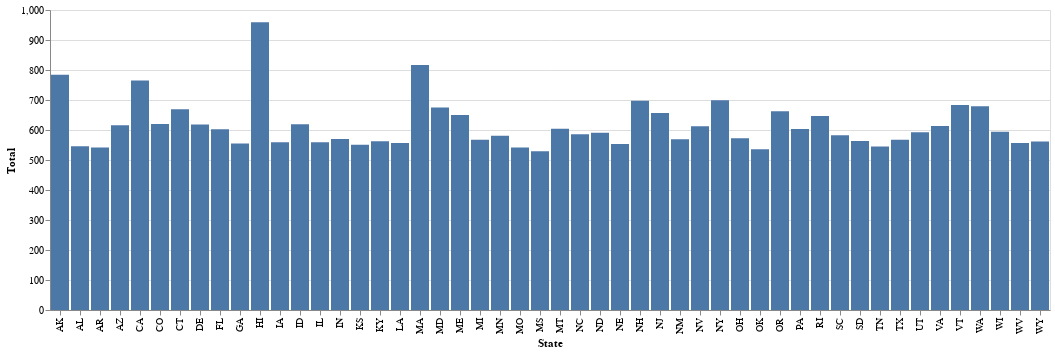

Notebook source saved alongside this figure:
### Code cell
import altair as alt
alt.Chart(df_costliving).mark_bar().encode(x='State', y='Total')

### Figure 1 — Vega-Lite specification as saved in the notebook (floating-point values rounded to 4 significant figures)
{"config": {"view": {"continuousWidth": 400, "continuousHeight": 300}}, "data": {"name": "data-6a9d3db212491338337af21b70376524"}, "mark": "bar", "encoding": {"x": {"field": "State", "type": "nominal"}, "y": {"field": "Total", "type": "quantitative"}}, "$schema": "https://vega.github.io/schema/vega-lite/v4.17.0.json", "datasets": {"data-6a9d3db212491338337af21b70376524": [{"Rank": 1.0, "State": "MS", "Conversion": 85.3, "Grocery": 97.1, "Housing": 68.6, "Utilities": 86.1, "Transportation": 88.6, "Health": 97.6, "Misc.": 91.0, "Total": 529.0}, {"Rank": 2.0, "State": "OK", "Conversion": 86.0, "Grocery": 93.8, "Housing": 68.0, "Utilities": 98.2, "Transportation": 92.3, "Health": 91.8, "Misc.": 91.5, "Total": 535.6}, {"Rank": 3.0, "State": "KS", "Conversion": 87.7, "Grocery": 96.8, "Housing": 69.4, "Utilities": 107.5, "Transportation": 88.3, "Health": 97.1, "Misc.": 91.9, "Total": 551.0}, {"Rank": 4.0, "State": "MO", "Conversion": 88.4, "Grocery": 94.8, "Housing": 77.2, "Utilities": 97.7, "Transportation": 90.3, "Health": 89.9, "Misc.": 91.6, "Total": 541.5}, {"Rank": 5.0, "State": "AL", "Conversion": 88.8, "Grocery": 96.4, "Housing": 70.4, "Utilities": 103.6, "Transportation": 92.0, "Health": 86.9, "Misc.": 96.2, "Total": 545.5}, {"Rank": 6.0, "State": "IA", "Conversion": 89.7, "Grocery": 96.8, "Housing": 72.4, "Utilities": 94.5, "Transportation": 100.6, "Health": 99.7, "Misc.": 95.4, "Total": 559.4}, {"Rank": 7.0, "State": "NE", "Conversion": 90.1, "Grocery": 95.2, "Housing": 78.4, "Utilities": 85.7, "Transportation": 101.8, "Health": 97.1, "Misc.": 94.8, "Total": 553.0}, {"Rank": 8.0, "State": "WV", "Conversion": 90.3, "Grocery": 97.7, "Housing": 70.9, "Utilities": 94.5, "Transportation": 97.8, "Health": 97.0, "Misc.": 99.0, "Total": 556.9}, {"Rank": 9.0, "State": "AR", "Conversion": 90.3, "Grocery": 95.4, "Housing": 76.3, "Utilities": 91.8, "Transportation": 92.2, "Health": 87.2, "Misc.": 99.1, "Total": 542.0}, {"Rank": 10.0, "State": "TN", "Conversion": 90.4, "Grocery": 97.8, "Housing": 82.9, "Utilities": 93.2, "Transportation": 90.0, "Health": 88.1, "Misc.": 92.8, "Total": 544.8}, {"Rank": 11.0, "State": "IL", "Conversion": 90.8, "Grocery": 97.5, "Housing": 78.3, "Utilities": 90.9, "Transportation": 102.4, "Health": 95.4, "Misc.": 94.3, "Total": 558.8}, {"Rank": 12.0, "State": "GA", "Conversion": 91.0, "Grocery": 98.9, "Housing": 78.5, "Utilities": 84.4, "Transportation": 94.5, "Health": 101.4, "Misc.": 97.2, "Total": 554.9}, {"Rank": 13.0, "State": "IN", "Conversion": 91.5, "Grocery": 98.0, "Housing": 77.0, "Utilities": 105.4, "Transportation": 95.7, "Health": 98.9, "Misc.": 94.7, "Total": 569.7}, {"Rank": 14.0, "State": "LA", "Conversion": 92.0, "Grocery": 95.1, "Housing": 84.7, "Utilities": 85.3, "Transportation": 97.2, "Health": 97.9, "Misc.": 96.3, "Total": 556.5}, {"Rank": 15.0, "State": "MI", "Conversion": 92.7, "Grocery": 97.4, "Housing": 80.9, "Utilities": 99.6, "Transportation": 98.6, "Health": 94.0, "Misc.": 96.8, "Total": 567.3}, {"Rank": 16.0, "State": "WY", "Conversion": 92.8, "Grocery": 102.0, "Housing": 80.7, "Utilities": 85.7, "Transportation": 95.6, "Health": 98.6, "Misc.": 99.0, "Total": 561.6}, {"Rank": 17.0, "State": "TX", "Conversion": 93.0, "Grocery": 94.8, "Housing": 84.2, "Utilities": 105.7, "Transportation": 92.6, "Health": 94.1, "Misc.": 95.9, "Total": 567.3}, {"Rank": 18.0, "State": "KY", "Conversion": 93.8, "Grocery": 101.2, "Housing": 72.5, "Utilities": 102.9, "Transportation": 97.7, "Health": 81.8, "Misc.": 106.3, "Total": 562.4}, {"Rank": 19.0, "State": "SD", "Conversion": 93.8, "Grocery": 98.0, "Housing": 93.9, "Utilities": 87.9, "Transportation": 93.0, "Health": 97.0, "Misc.": 93.2, "Total": 563.0}, {"Rank": 20.0, "State": "OH", "Conversion": 94.0, "Grocery": 100.9, "Housing": 80.1, "Utilities": 97.2, "Transportation": 97.7, "Health": 96.5, "Misc.": 100.1, "Total": 572.5}, {"Rank": 21.0, "State": "MN", "Conversion": 94.1, "Grocery": 97.2, "Housing": 82.3, "Utilities": 91.5, "Transportation": 99.0, "Health": 111.5, "Misc.": 99.6, "Total": 581.1}, {"Rank": 22.0, "State": "NM", "Conversion": 94.2, "Grocery": 96.7, "Housing": 87.5, "Utilities": 93.2, "Transportation": 93.5, "Health": 99.6, "Misc.": 98.3, "Total": 568.8}, {"Rank": 23.0, "State": "ND", "Conversion": 94.6, "Grocery": 94.6, "Housing": 84.3, "Utilities": 101.8, "Transportation": 101.4, "Health": 111.6, "Misc.": 96.9, "Total": 590.6}, {"Rank": 24.0, "State": "WI", "Conversion": 95.0, "Grocery": 97.9, "Housing": 84.4, "Utilities": 102.8, "Transportation": 98.6, "Health": 113.7, "Misc.": 96.7, "Total": 594.1}, {"Rank": 25.0, "State": "NC", "Conversion": 96.1, "Grocery": 99.0, "Housing": 92.1, "Utilities": 94.5, "Transportation": 93.5, "Health": 109.5, "Misc.": 97.3, "Total": 585.9}, {"Rank": 26.0, "State": "SC", "Conversion": 96.5, "Grocery": 100.1, "Housing": 89.4, "Utilities": 105.3, "Transportation": 91.6, "Health": 96.7, "Misc.": 99.5, "Total": 582.6}, {"Rank": 28.0, "State": "PA", "Conversion": 99.0, "Grocery": 100.9, "Housing": 89.9, "Utilities": 105.9, "Transportation": 108.2, "Health": 96.7, "Misc.": 102.0, "Total": 603.6}, {"Rank": 29.0, "State": "NV", "Conversion": 101.3, "Grocery": 102.1, "Housing": 110.7, "Utilities": 96.6, "Transportation": 117.2, "Health": 94.9, "Misc.": 91.3, "Total": 612.8}, {"Rank": 30.0, "State": "UT", "Conversion": 101.5, "Grocery": 98.3, "Housing": 106.5, "Utilities": 93.5, "Transportation": 100.9, "Health": 90.3, "Misc.": 102.9, "Total": 592.4}, {"Rank": 31.0, "State": "FL", "Conversion": 102.3, "Grocery": 100.1, "Housing": 110.5, "Utilities": 96.7, "Transportation": 99.8, "Health": 96.3, "Misc.": 99.4, "Total": 602.8}, {"Rank": 32.0, "State": "DE", "Conversion": 102.6, "Grocery": 103.0, "Housing": 99.7, "Utilities": 97.8, "Transportation": 109.5, "Health": 104.3, "Misc.": 103.9, "Total": 618.2}, {"Rank": 33.0, "State": "VA", "Conversion": 103.1, "Grocery": 100.6, "Housing": 107.7, "Utilities": 103.6, "Transportation": 96.5, "Health": 102.6, "Misc.": 102.2, "Total": 613.2}, {"Rank": 34.0, "State": "MT", "Conversion": 103.7, "Grocery": 103.0, "Housing": 111.4, "Utilities": 91.6, "Transportation": 99.4, "Health": 95.7, "Misc.": 103.3, "Total": 604.4}, {"Rank": 35.0, "State": "CO", "Conversion": 105.5, "Grocery": 100.6, "Housing": 116.1, "Utilities": 90.9, "Transportation": 107.4, "Health": 102.0, "Misc.": 103.0, "Total": 620.0}, {"Rank": 36.0, "State": "ID", "Conversion": 106.1, "Grocery": 103.7, "Housing": 113.8, "Utilities": 84.6, "Transportation": 109.7, "Health": 101.2, "Misc.": 106.3, "Total": 619.3}, {"Rank": 37.0, "State": "AZ", "Conversion": 107.2, "Grocery": 101.8, "Housing": 125.3, "Utilities": 94.3, "Transportation": 99.2, "Health": 93.5, "Misc.": 102.1, "Total": 616.2}, {"Rank": 38.0, "State": "RI", "Conversion": 110.5, "Grocery": 100.5, "Housing": 114.6, "Utilities": 109.7, "Transportation": 98.9, "Health": 107.4, "Misc.": 115.2, "Total": 646.3}, {"Rank": 39.0, "State": "ME", "Conversion": 111.5, "Grocery": 101.2, "Housing": 118.9, "Utilities": 108.0, "Transportation": 112.8, "Health": 96.2, "Misc.": 112.8, "Total": 649.9}, {"Rank": 40.0, "State": "CT", "Conversion": 113.1, "Grocery": 99.8, "Housing": 122.7, "Utilities": 122.3, "Transportation": 102.6, "Health": 109.7, "Misc.": 111.9, "Total": 669.0}, {"Rank": 41.0, "State": "NJ", "Conversion": 114.1, "Grocery": 103.9, "Housing": 136.8, "Utilities": 107.2, "Transportation": 106.1, "Health": 96.1, "Misc.": 106.6, "Total": 656.7}, {"Rank": 42.0, "State": "VT", "Conversion": 114.9, "Grocery": 103.1, "Housing": 131.4, "Utilities": 120.8, "Transportation": 115.6, "Health": 106.2, "Misc.": 106.1, "Total": 683.2}, {"Rank": 43.0, "State": "NH", "Conversion": 115.0, "Grocery": 102.3, "Housing": 109.8, "Utilities": 130.2, "Transportation": 113.6, "Health": 120.6, "Misc.": 120.8, "Total": 697.3}, {"Rank": 44.0, "State": "OR", "Conversion": 115.1, "Grocery": 107.6, "Housing": 139.9, "Utilities": 94.0, "Transportation": 113.6, "Health": 101.4, "Misc.": 105.8, "Total": 662.3}, {"Rank": 45.0, "State": "WA", "Conversion": 115.1, "Grocery": 109.7, "Housing": 129.4, "Utilities": 92.2, "Transportation": 117.1, "Health": 119.8, "Misc.": 110.8, "Total": 679.0}, {"Rank": 46.0, "State": "MD", "Conversion": 119.5, "Grocery": 108.5, "Housing": 152.2, "Utilities": 109.2, "Transportation": 100.2, "Health": 96.2, "Misc.": 108.5, "Total": 674.8}, {"Rank": 47.0, "State": "AK", "Conversion": 124.4, "Grocery": 127.4, "Housing": 118.1, "Utilities": 148.1, "Transportation": 121.9, "Health": 149.8, "Misc.": 118.8, "Total": 784.1}, {"Rank": 48.0, "State": "NY", "Conversion": 125.1, "Grocery": 103.0, "Housing": 173.3, "Utilities": 102.5, "Transportation": 106.7, "Health": 104.5, "Misc.": 109.0, "Total": 699.0}, {"Rank": 49.0, "State": "CA", "Conversion": 134.5, "Grocery": 112.3, "Housing": 186.5, "Utilities": 124.8, "Transportation": 124.1, "Health": 106.4, "Misc.": 110.9, "Total": 765.0}, {"Rank": 50.0, "State": "MA", "Conversion": 148.4, "Grocery": 105.0, "Housing": 219.5, "Utilities": 126.1, "Transportation": 127.5, "Health": 112.6, "Misc.": 125.8, "Total": 816.5}, {"Rank": 52.0, "State": "HI", "Conversion": 179.0, "Grocery": 125.6, "Housing": 309.7, "Utilities": 141.1, "Transportation": 140.3, "Health": 118.4, "Misc.": 123.8, "Total": 958.9}]}}
